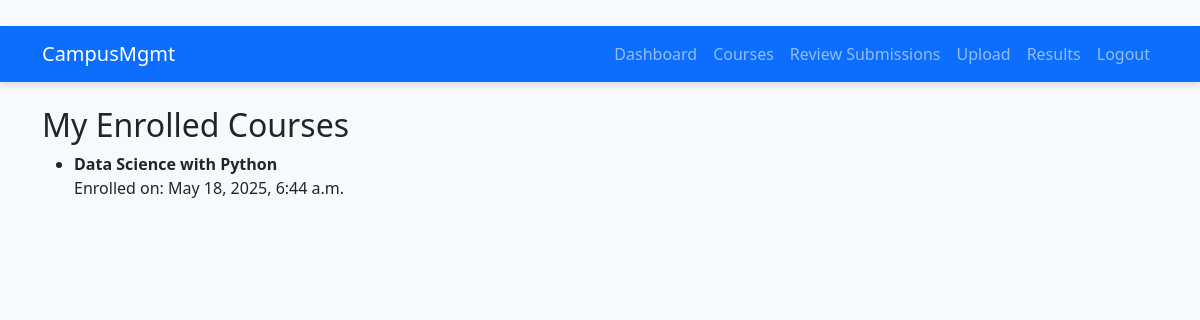
The page /courses/my/ (signed in) on the database its author committed.
### courses/models.py (models this page shows, shortened)
class Enrollment(models.Model):
     student = models.ForeignKey(User, on_delete=models.CASCADE, limit_choices_to={'role': 'student'})
     course = models.ForeignKey(Course, on_delete=models.CASCADE)
     enrolled_on = models.DateTimeField(auto_now_add=True)
     class Meta:
         unique_together = ('student', 'course')

class Course(models.Model):
    name = models.CharField(max_length=100)
    description = models.TextField()
    teacher = models.ForeignKey(User, on_delete=models.CASCADE, limit_choices_to={'role': 'teacher'})
    created_at = models.DateTimeField(auto_now_add=True)

### courses/views.py (the view)
# urls.py: path('my/', views.my_enrollments, name='my-courses'),
@login_required
def my_enrollments(request):
    enrollments = Enrollment.objects.filter(student=request.user)
    return render(request, 'courses/my_courses.html', {'enrollments': enrollments})

### templates/courses/my_courses.html (shortened to what this page needs)
{% extends 'base.html' %}
{% block content %}
<h2>My Enrolled Courses</h2>
<ul>
    {% for enrollment in enrollments %}
        <li>
            <strong>{{ enrollment.course.name }}</strong> <br>
            Enrolled on: {{ enrollment.enrolled_on|date:"F j, Y, g:i a" }}
        </li>
    {% empty %}
        <li>You have not enrolled in any courses yet.</li>
    {% endfor %}
</ul>
{% endblock %}

### static/css/custom.css (style rules this page uses)
body { background-color: #f8f9fa; font-family: 'Segoe UI', Tahoma, Geneva, Verdana, sans-serif; }

### rows shown on the page
Enrollment: course.name "Data Science with Python", enrolled_on "May 18, 2025, 6:44 a.m."
